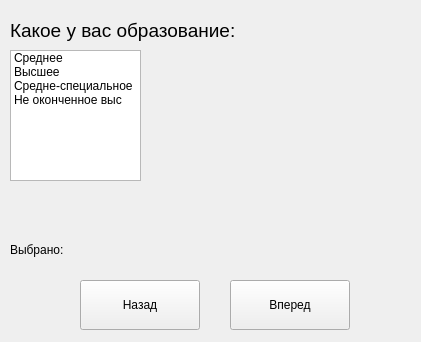
<?xml version="1.0" encoding="UTF-8"?>
<ui version="4.0">
 <class>Youth</class>
 <widget class="QWidget" name="Youth">
  <property name="geometry">
   <rect>
    <x>0</x>
    <y>0</y>
    <width>421</width>
    <height>342</height>
   </rect>
  </property>
  <property name="windowTitle">
   <string>Form</string>
  </property>
  <widget class="QPushButton" name="Back">
   <property name="geometry">
    <rect>
     <x>80</x>
     <y>280</y>
     <width>120</width>
     <height>50</height>
    </rect>
   </property>
   <property name="text">
    <string>Назад</string>
   </property>
  </widget>
  <widget class="QPushButton" name="Next">
   <property name="geometry">
    <rect>
     <x>230</x>
     <y>280</y>
     <width>120</width>
     <height>50</height>
    </rect>
   </property>
   <property name="text">
    <string>Вперед</string>
   </property>
  </widget>
  <widget class="QLabel" name="YouthLbl2">
   <property name="geometry">
    <rect>
     <x>10</x>
     <y>10</y>
     <width>311</width>
     <height>41</height>
    </rect>
   </property>
   <property name="text">
    <string>&lt;html&gt;&lt;head/&gt;&lt;body&gt;&lt;p&gt;&lt;span style=&quot; font-size:14pt;&quot;&gt;Какое у вас образование:&lt;/span&gt;&lt;/p&gt;&lt;/body&gt;&lt;/html&gt;</string>
   </property>
  </widget>
  <widget class="QLabel" name="YouthLbl1">
   <property name="geometry">
    <rect>
     <x>10</x>
     <y>240</y>
     <width>171</width>
     <height>20</height>
    </rect>
   </property>
   <property name="text">
    <string>Выбрано: </string>
   </property>
  </widget>
  <widget class="QLabel" name="label_img">
   <property name="geometry">
    <rect>
     <x>160</x>
     <y>50</y>
     <width>231</width>
     <height>181</height>
    </rect>
   </property>
   <property name="text">
    <string/>
   </property>
  </widget>
  <widget class="QListWidget" name="blalistWidget">
   <property name="geometry">
    <rect>
     <x>10</x>
     <y>50</y>
     <width>131</width>
     <height>131</height>
    </rect>
   </property>
   <item>
    <property name="text">
     <string>Среднее</string>
    </property>
   </item>
   <item>
    <property name="text">
     <string>Высшее</string>
    </property>
   </item>
   <item>
    <property name="text">
     <string>Средне-специальное</string>
    </property>
   </item>
   <item>
    <property name="text">
     <string>Не оконченное выс</string>
    </property>
   </item>
  </widget>
 </widget>
 <resources/>
 <connections/>
</ui>
